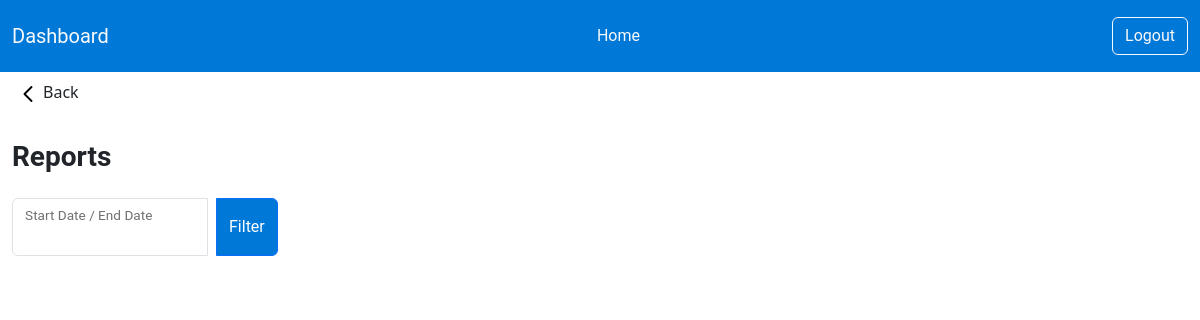
Page /admin/reports.php (signed in) on the earlier database version.
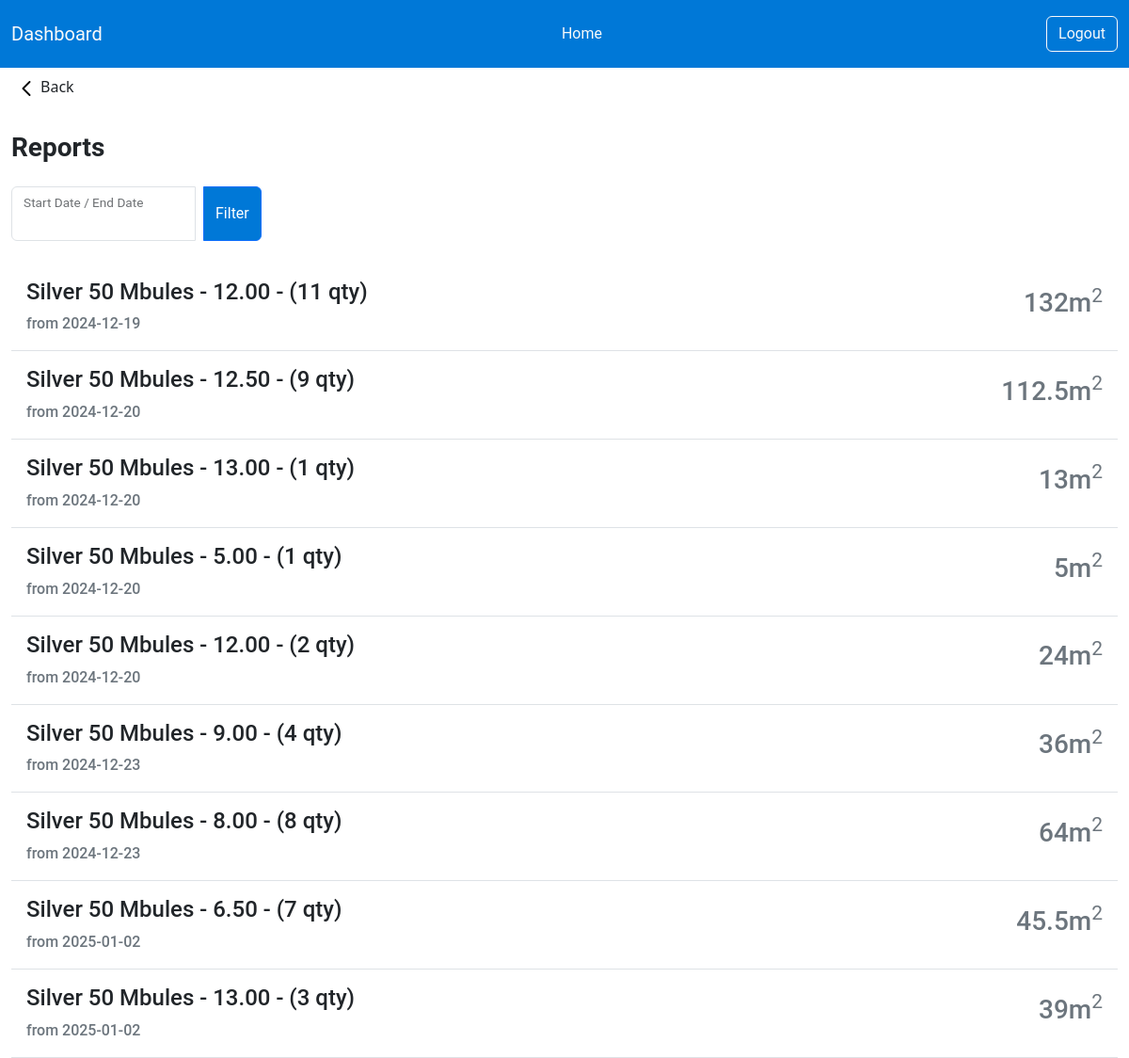
Same page on the later database version.
### tables this page shows
CREATE TABLE `sales` (
  `id` int(11) NOT NULL,
  `product_id` int(11) NOT NULL,
  `quantity` int(11) NOT NULL,
  `sale_date` date DEFAULT NULL
);

CREATE TABLE `categories` (
  `id` int(11) NOT NULL,
  `name` varchar(100) NOT NULL,
  `color` varchar(20) NOT NULL DEFAULT '#6c757d',
  `company_id` int(11) DEFAULT NULL
);

CREATE TABLE `products` (
  `id` int(11) NOT NULL,
  `name` varchar(100) NOT NULL,
  `length` varchar(15) NOT NULL,
  `category_id` int(11) NOT NULL
);

### admin/reports.php (the view, shortened to what this page needs)
<?php include_once('includes/header.php');
$sql_sales = "SELECT `sales`.`quantity`, `sales`.`sale_date`, `products`.`length`, `categories`.`name` FROM `sales` INNER JOIN `products` ON `sales`.`product_id` = `products`.`id` INNER JOIN `categories` ON `products`.`category_id` = `categories`.`id`";
$stm_sales = $pdo->prepare($sql_sales);
$stm_sales->execute();
$sales = $stm_sales->fetchAll(PDO::FETCH_ASSOC);
?>
<a href="index.php" class="btn btn-transparent d-flex-inline justify-content-start align-items-center"><img src="./assets/icons/back.svg" alt="">Back</a>
<div class="container-fluid mt-4">
    <div class="text-start">
        <h3 class="fw-bold">Reports</h3>
    </div>
    <div class="my-4">
        <form method="GET" action="<?php $_SERVER['PHP_SELF']; ?>">
            <div class="d-flex justify-content-center justify-content-md-start">
                <div class="form-floating col-8 col-md-2">
                    <input type="text" name="daterange" class="form-control rounded-0 rounded-start" id="sort_date">
                    <label for="sort_date" class="form-label">Start Date / End Date</label>
                </div>
                <button type="submit" class="btn btn-primary ms-2 rounded-0 rounded-end">Filter</button>
            </div>
        </form>
    </div>
    <div class="col-12">
        <?php foreach ($sales as $sale) : ?>
            <div class="card bg-white border-0 rounded-0 border-bottom">
                <div class="card-body d-flex justify-content-between">
                    <div class="d-flex flex-column">
                        <h4><?= $sale['name'] ?> - <?= $sale['length'] ?> - (<?= $sale['quantity'] ?> qty)</h4>
                        <p class="card-text text-secondary mb-0 fw-medium">from <?= $sale['sale_date'] ?></p>
                    </div>
                    <div class="d-flex justify-content-center align-items-center">
                        <h3 class="text-secondary"><?= $sale['quantity'] * $sale['length'] ?>m<sup>2</sup></h3>
                    </div>
                </div>
            </div>
        <?php endforeach; ?>
    </div>
</div>
</body>
</html>

### admin/includes/header.php (shortened to what this page needs)
<!DOCTYPE html>
<html lang="en">
<head>
    <link rel="stylesheet" href="assets/css/bootstrap.min.css">
    <link rel="stylesheet" href="assets/css/style.css">
    <link rel="stylesheet" href="assets/css/boxicons.min.css">
    <link rel="stylesheet" href="assets/css/daterangepicker.css">
    <link rel="stylesheet" href="https://cdn.jsdelivr.net/npm/bootstrap-table@1.23.5/dist/bootstrap-table.min.css">
</head>
<body>
    <nav class="navbar navbar-expand-lg bg-primary">
        <div class="container-fluid py-2">
            <a class="navbar-brand text-light" href="index.php">Dashboard</a>
            <div class="collapse navbar-collapse" id="navbarSupportedContent">
                <ul class="navbar-nav m-auto mb-2 mb-lg-0">
                    <li class="nav-item">
                        <a class="nav-link text-light <?php echo basename($_SERVER['PHP_SELF']) == 'index.php' ? 'active' : ''; ?>"
                            href="index.php">Home</a>
                    </li>
                </ul>
                <ul class="navbar-nav">
                    <li class="nav-item">
                        <form action="<?= $_SERVER['PHP_SELF'] ?>" method="POST">
                            <button type="submit" class="btn btn-outline-light">Logout</button>
                        </form>
                    </li>
                </ul>
            </div>
        </div>
    </nav>

### admin/assets/css/style.css (style rules this page uses)
* { font-family: "Roboto", sans-serif; font-weight: 400; font-style: normal; }
.bg-primary, .btn-primary { background-color: #0078d7 !important; }

Differences in the rows shown:
added sales: categories.name "Silver 50 Mbules", product.length "12.00", quantity "11", sale_date "2024-12-19", $sale['quantity']*$sale['length'] "132"
added sales: categories.name "Silver 50 Mbules", product.length "12.50", quantity "9", sale_date "2024-12-20", $sale['quantity']*$sale['length'] "112.5"
added sales: categories.name "Silver 50 Mbules", product.length "13.00", quantity "1", sale_date "2024-12-20", $sale['quantity']*$sale['length'] "13"
added sales: categories.name "Silver 50 Mbules", product.length "5.00", quantity "1", sale_date "2024-12-20", $sale['quantity']*$sale['length'] "5"
added sales: categories.name "Silver 50 Mbules", product.length "12.00", quantity "2", sale_date "2024-12-20", $sale['quantity']*$sale['length'] "24"
added sales: categories.name "Silver 50 Mbules", product.length "9.00", quantity "4", sale_date "2024-12-23", $sale['quantity']*$sale['length'] "36"
added sales: categories.name "Silver 50 Mbules", product.length "8.00", quantity "8", sale_date "2024-12-23", $sale['quantity']*$sale['length'] "64"
added sales: categories.name "Silver 50 Mbules", product.length "6.50", quantity "7", sale_date "2025-01-02", $sale['quantity']*$sale['length'] "45.5"
added sales: categories.name "Silver 50 Mbules", product.length "13.00", quantity "3", sale_date "2025-01-02", $sale['quantity']*$sale['length'] "39"
